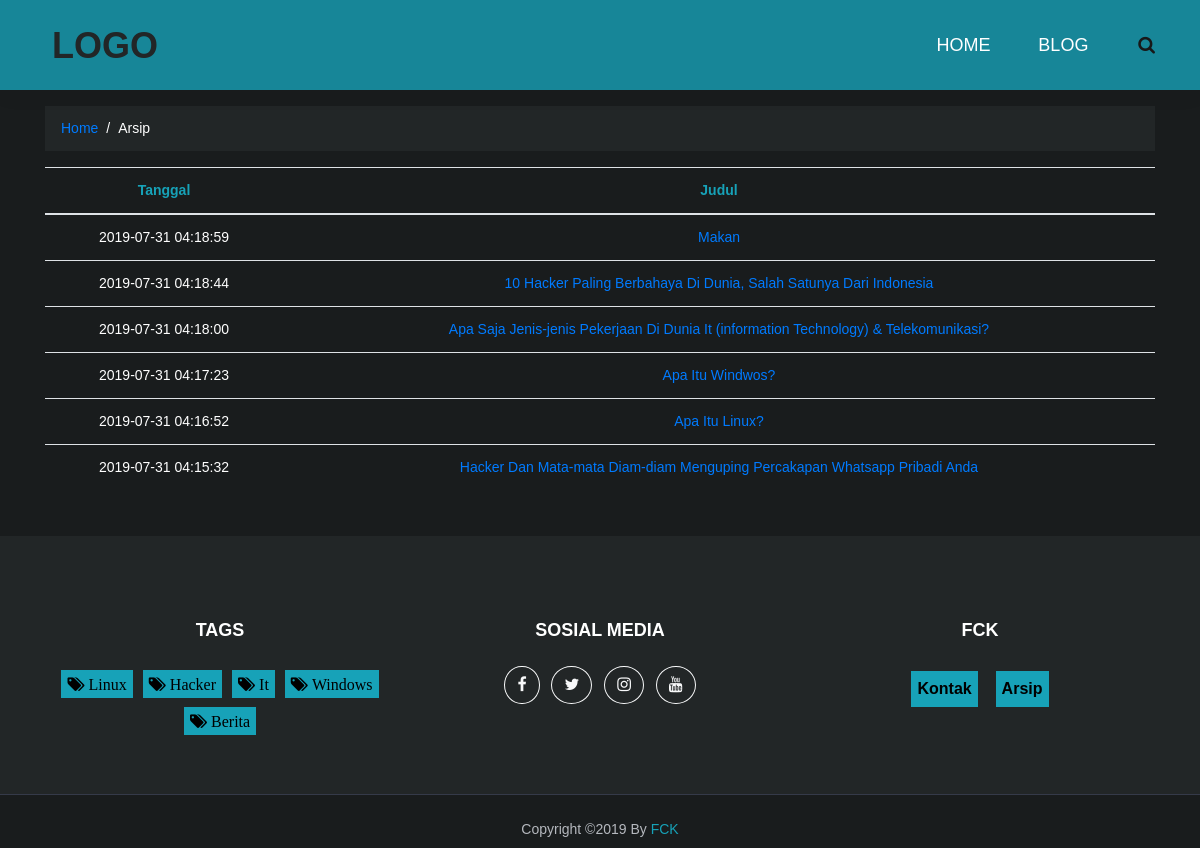
Screenshot of /index.php/home/arsip with the database file from the repository.
### tables this page shows
CREATE TABLE `berita` (
  `idberita` int(11) NOT NULL,
  `judul` text,
  `jenis` varchar(50) DEFAULT NULL,
  `foto` text,
  `nama` varchar(100) DEFAULT NULL,
  `slug` text,
  `tanggal` timestamp NOT NULL DEFAULT CURRENT_TIMESTAMP,
  `isi` text
);

CREATE TABLE `tags` (
  `idtag` int(11) NOT NULL,
  `tag` varchar(100) DEFAULT NULL
);

### application/controllers/Home.php (called while the page is built, shortened)
<?php if (!defined('BASEPATH')) exit('No direct script access allowed');
class Home extends CI_Controller
{
    public function __construct()
    {
        $this->load->model('Home_model');
    }
    public function arsip()
    {
        $data['judul'] = ' Arsip || Nadoyo ';
        $data['berita'] =  $this->Home_model->getarsip();
        $data['tag'] = $this->Home_model->gettag();
        $this->load->view('Tempelate/header', $data);
        $this->load->view('Home/arsip', $data);
        $this->load->view('Tempelate/footer');
    }
}

### index.php (called while the page is built, shortened)
<?php
require_once BASEPATH.'core/CodeIgniter.php';

### application/models/Home_model.php (called while the page is built, shortened)
<?php if (!defined('BASEPATH')) exit('No direct script access allowed');
class Home_model extends CI_model
{
    public function getarsip()
    {
        $this->db->order_by('idberita', 'DESC');
        $query = $this->db->get('berita');
        return $query->result_array();
    }
    public function gettag()
    {
        $this->db->order_by('idtag', 'DESC');
        $query = $this->db->get('tags');
        return $query->result_array();
    }
}

### application/views/Home/arsip.php (the view, shortened to what this page needs)
<div class="body">
    <div class="container mt-3 text-center">
        <nav aria-label="breadcrumb">
            <ol class="breadcrumb">
                <li class="breadcrumb-item"><a href="<?= base_url() ?>">Home</a></li>
                <li class="breadcrumb-item active" aria-current="page">Arsip</li>
            </ol>
        </nav>
        <table class="table">
            <thead class="text-info">
                <tr>
                    <th scope="col">Tanggal</th>
                    <th scope="col">Judul</th>
                </tr>
            </thead>
            <tbody>
                <?php foreach ($berita as $brt) : ?>
                <tr>
                    <td class="text-white"><?php echo $brt['tanggal']; ?> </td>
                    <td>
                        <a href="<?php echo base_url() . 'blog/' . $brt['slug'] ?>">
                            <?php echo $brt['judul']; ?>
                        </a>
                    </td>
                </tr>
                <?php endforeach ?>
            </tbody>
        </table>
    </div>
</div>

### application/views/Tempelate/header.php (shortened to what this page needs)
<!DOCTYPE html>
<html lang="en">
<head>
    <link rel="stylesheet" href="https://stackpath.bootstrapcdn.com/bootstrap/4.2.1/css/bootstrap.min.css">
    <link href="<?php echo base_url() ?>assets/font-awesome-4.7.0/css/font-awesome.min.css" rel="stylesheet" type="text/css">
    <link rel="stylesheet" type="text/css" href="<?php echo base_url() ?>assets/OwlCarousel2-2.2.1/owl.carousel.css">
    <link rel="stylesheet" type="text/css" href="<?php echo base_url() ?>assets/OwlCarousel2-2.2.1/owl.theme.default.css">
    <link rel="stylesheet" type="text/css" href="<?php echo base_url() ?>assets/OwlCarousel2-2.2.1/animate.css">
    <link rel="stylesheet" type="text/css" href="<?php echo base_url() ?>assets/styles.css">
    <link rel="stylesheet" type="text/css" href="<?php echo base_url() ?>assets/responsive.css">
</head>
<body>
    <div class="super_container">
        <header class="header">
            <div class="header_container">
                <div class="container">
                    <div class="row">
                        <div class="col">
                            <div class="header_content d-flex flex-row align-items-center justify-content-start">
                                <div class="logo_container">
                                    <a href="<?= base_url() ?>">
                                        <div class="logo_text">LOGO</div>
                                    </a>
                                </div>
                                <nav class="main_nav_contaner ml-auto">
                                    <ul class="main_nav">
                                        <li><a href="<?php echo base_url() ?>">HOME</a></li>
                                        <li><a href="<?php echo base_url() ?>blog">BLOG</a></li>
                                    </ul>
                                    <div class="search_button"><i class="fa fa-search" aria-hidden="true"></i></div>
                                </nav>
                            </div>
                        </div>
                    </div>
                </div>
            </div>
        </header>
    </div>

### application/views/Tempelate/footer.php (shortened to what this page needs)
<div class="super_container">
    <footer class="footer text-center">
        <div class="container">
            <div class="row">
                <div class="col-md-4 mb-5 mb-lg-0">
                    <h4 class="text-uppercase mb-4 text-white">Tags</h4>
                    <ul class="list-inline mb-0">
                        <li class="list-inline-item">
                            <?php foreach ($tag as $tag) : ?>
                                <a href="<?= base_url()
                                                . 'tag/' .
                                                $tag['tag'] ?>">
                                    <button type="button" class="button fa fa-tags mt-1" style="color:#000">
                                        <?php echo $tag['tag'] ?>
                                    </button>
                                </a>
                            <?php endforeach ?>
                        </li>
                    </ul>
                </div>
                <div class="col-md-4 mb-5 mb-lg-0">
                    <h4 class="text-uppercase mb-4 text-white">Sosial Media</h4>
                    <ul class="list-inline mb-0">
                        <li class="list-inline-item">
                            <a target="_blank" class="btn btn-outline-light btn-social text-center rounded-circle" href="">
                                <i class="fa fa-facebook"></i>
                            </a>
                        </li>
                        <li class="list-inline-item">
                            <a target="_blank" class="btn btn-outline-light btn-social text-center rounded-circle" href="">
                                <i class="fa fa-twitter"></i>
                            </a>
                        </li>
                        <li class="list-inline-item">
                            <a target="_blank" class="btn btn-outline-light btn-social text-center rounded-circle" href="">
                                <i class="fa fa-instagram"></i>
                            </a>
                        </li>
                        <li class="list-inline-item">
                            <a target="_blank" class="btn btn-outline-light btn-social text-center rounded-circle" href="">
                                <i class="fa fa-youtube"></i>
                            </a>
                        </li>
                    </ul>
                </div>
                <div class="col-md-4 mb-5 mb-lg-0 text-center">
                    <h4 class="text-uppercase mb-4 text-white">FCK</h4>
                    <ul class="list-inline mb-0">
                        <li class="list-inline-item">
                            <a class="text-white" href="<?= base_url() ?>kontak">
                                <button type="button" class="button" style="color:#000">
                                    <strong>Kontak</strong>
                                </button>
                            </a>
                        </li>
                        <li class="list-inline-item">
                            <a class="text-white" href="<?= base_url() ?>arsip.txt">
                                <button type="button" class="button" style="color:#000">
                                    <strong>Arsip</strong>
                                </button>
                            </a>
                        </li>
                    </ul>
                </div>
            </div>
        </div>
    </footer>
    <div class="copyright py-4 text-center text-white">
        <div class="container">
            Copyright &copy; By <a style="color:#17a2b8" href="<?= base_url() ?>" target="_blank">FCK</a>
        </div>
    </div>
</div>
</body>
</html>

### assets/styles.css (style rules this page uses)
* { margin: 0; padding: 0; -webkit-font-smoothing: antialiased; -webkit-text-shadow: rgba(0, 0, 0, .01) 0 0 1px; text-shadow: rgba(0, 0, 0, .01) 0 0 1px; }
body { font-family: sans-serif; font-size: 14px; font-weight: 400; color: #fff; background-color: #191c1d; }
div { display: block; position: relative; -webkit-box-sizing: border-box; -moz-box-sizing: border-box; box-sizing: border-box; }
ul { list-style: none; margin-bottom: 0px; }
ol { color: #fff; }
li { color: #fff; }
ol li { color: #fff; }
a, a:hover, a:visited, a:active, a:link { text-decoration: none; -webkit-font-smoothing: antialiased; -webkit-text-shadow: rgba(0, 0, 0, .01) 0 0 1px; text-shadow: rgba(0, 0, 0, .01) 0 0 1px; }
h4 { font-size: 18px; }
h1, h2, h3, h4, h5, h6 { font-weight: 700; -webkit-font-smoothing: antialiased; -webkit-text-shadow: rgba(0, 0, 0, .01) 0 0 1px; text-shadow: rgba(0, 0, 0, .01) 0 0 1px; color: #fff; margin-bottom: 0; }
.super_container { width: 100%; overflow: hidden; }
.header { position: fixed; top: 0; left: 0; width: 100%; z-index: 100; box-shadow: 0px 5px 20px rgba(0, 0, 0, 0.05); -webkit-transition: all 200ms ease; -moz-transition: all 200ms ease; -ms-transition: all 200ms ease; -o-transition: all 200ms ease; transition: all 200ms ease; }
.header_container { width: 100%; background: rgb(23, 162, 184, 0.8); }
.header_content { height: 90px; -webkit-transition: all 200ms ease; -moz-transition: all 200ms ease; -ms-transition: all 200ms ease; -o-transition: all 200ms ease; transition: all 200ms ease; }
.logo, .logo_text { display: inline-block; }
.logo_text { font-size: 36px; font-weight: 700; line-height: 0.75; color: #222627; vertical-align: middle; margin-left: 7px; -webkit-transition: all 200ms ease; -moz-transition: all 200ms ease; -ms-transition: all 200ms ease; -o-transition: all 200ms ease; transition: all 200ms ease; }
.main_nav, .search_button, .shopping_cart { display: inline-block; }
.main_nav li { display: inline-block; position: relative; }
.main_nav li:not(:last-child) { margin-right: 44px; }
.main_nav li a { font-size: 18px; font-weight: 500; color: #fff; -webkit-transition: all 200ms ease; -moz-transition: all 200ms ease; -ms-transition: all 200ms ease; -o-transition: all 200ms ease; transition: all 200ms ease; }
.search_button { margin-left: 46px; cursor: pointer; }
.search_button i, .shopping_cart i { font-size: 18px; color: #181818; -webkit-transition: all 200ms ease; -moz-transition: all 200ms ease; -ms-transition: all 200ms ease; -o-transition: all 200ms ease; transition: all 200ms ease; }
.body { width: 100%; padding-top: 20px; padding-bottom: 15px; margin-right: auto; margin-left: auto; margin-top: 70px; margin-bottom: 15px; }
.footer { display: block; position: relative; width: 100%; background: #222627; padding-top: 84px; padding-bottom: 54px; }
.copyright { height: 54px; border-top: solid 1px #353a49; }
.copyright div { font-size: 14px; color: #b5b8be; }
.button { background-color: #17a2b8; border: none; color: white; padding: 6px 6px; text-align: center; text-decoration: none; display: inline-block; font-size: 16px; margin: 5px 3px; cursor: pointer; }
.breadcrumb { display: -ms-flexbox; display: flex; -ms-flex-wrap: wrap; flex-wrap: wrap; padding: 0.75rem 1rem; margin-bottom: 1rem; list-style: none; background-color: #222627; border-radius: 0; }
.breadcrumb-item+.breadcrumb-item { padding-left: 0.5rem; }
.breadcrumb-item+.breadcrumb-item::before { display: inline-block; padding-right: 0.5rem; color: #fff; content: "/"; }
.breadcrumb-item.active { color: #fff; }

### rows the page displays
berita: tanggal "2019-07-31 04:18:59", judul "Makan"
berita: tanggal "2019-07-31 04:18:44", judul "10 Hacker Paling Berbahaya Di Dunia, Salah Satunya Dari Indonesia"
berita: tanggal "2019-07-31 04:18:00", judul "Apa Saja Jenis-jenis Pekerjaan Di Dunia It (information Technology) & Telekomunikasi?"
berita: tanggal "2019-07-31 04:17:23", judul "Apa Itu Windwos?"
berita: tanggal "2019-07-31 04:16:52", judul "Apa Itu Linux?"
berita: tanggal "2019-07-31 04:15:32", judul "Hacker Dan Mata-mata Diam-diam Menguping Percakapan Whatsapp Pribadi Anda"
tags: tag "Linux"
tags: tag "Hacker"
tags: tag "It"
tags: tag "Windows"
tags: tag "Berita"
